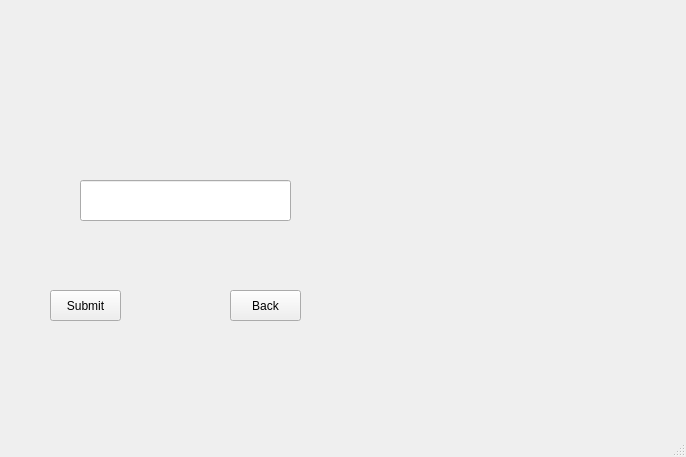
<?xml version="1.0" encoding="UTF-8"?>
<ui version="4.0">
 <class>MainWindow</class>
 <widget class="QMainWindow" name="MainWindow">
  <property name="enabled">
   <bool>true</bool>
  </property>
  <property name="geometry">
   <rect>
    <x>0</x>
    <y>0</y>
    <width>686</width>
    <height>457</height>
   </rect>
  </property>
  <property name="windowTitle">
   <string>MainWindow</string>
  </property>
  <widget class="QWidget" name="centralwidget">
   <widget class="QStackedWidget" name="stackedWidget">
    <property name="geometry">
     <rect>
      <x>-20</x>
      <y>20</y>
      <width>481</width>
      <height>321</height>
     </rect>
    </property>
    <property name="currentIndex">
     <number>3</number>
    </property>
    <widget class="QWidget" name="pageWelcome">
     <widget class="QLabel" name="labelWelcome">
      <property name="geometry">
       <rect>
        <x>50</x>
        <y>0</y>
        <width>411</width>
        <height>171</height>
       </rect>
      </property>
      <property name="text">
       <string/>
      </property>
     </widget>
     <widget class="QPushButton" name="btnExit">
      <property name="geometry">
       <rect>
        <x>80</x>
        <y>210</y>
        <width>81</width>
        <height>41</height>
       </rect>
      </property>
      <property name="text">
       <string>Exit</string>
      </property>
     </widget>
     <widget class="QPushButton" name="btnStart">
      <property name="geometry">
       <rect>
        <x>240</x>
        <y>210</y>
        <width>81</width>
        <height>41</height>
       </rect>
      </property>
      <property name="minimumSize">
       <size>
        <width>71</width>
        <height>41</height>
       </size>
      </property>
      <property name="text">
       <string>Start</string>
      </property>
     </widget>
    </widget>
    <widget class="QWidget" name="pageMainMenu">
     <widget class="QPushButton" name="BtnMainBack">
      <property name="geometry">
       <rect>
        <x>310</x>
        <y>200</y>
        <width>81</width>
        <height>31</height>
       </rect>
      </property>
      <property name="text">
       <string>Back</string>
      </property>
     </widget>
     <widget class="QPushButton" name="btnFormulas">
      <property name="geometry">
       <rect>
        <x>50</x>
        <y>200</y>
        <width>91</width>
        <height>31</height>
       </rect>
      </property>
      <property name="text">
       <string>Formulas</string>
      </property>
     </widget>
     <widget class="QPushButton" name="btnQuestion">
      <property name="geometry">
       <rect>
        <x>170</x>
        <y>200</y>
        <width>81</width>
        <height>31</height>
       </rect>
      </property>
      <property name="text">
       <string>Questions</string>
      </property>
     </widget>
     <widget class="QLabel" name="labelMainMenu">
      <property name="geometry">
       <rect>
        <x>40</x>
        <y>10</y>
        <width>431</width>
        <height>151</height>
       </rect>
      </property>
      <property name="text">
       <string/>
      </property>
     </widget>
    </widget>
    <widget class="QWidget" name="pageTopicSelect">
     <widget class="QLabel" name="labelTopic">
      <property name="geometry">
       <rect>
        <x>30</x>
        <y>10</y>
        <width>531</width>
        <height>121</height>
       </rect>
      </property>
      <property name="text">
       <string/>
      </property>
     </widget>
     <widget class="QPushButton" name="btnTopicBack">
      <property name="geometry">
       <rect>
        <x>400</x>
        <y>150</y>
        <width>71</width>
        <height>31</height>
       </rect>
      </property>
      <property name="text">
       <string>Back</string>
      </property>
     </widget>
     <widget class="QPushButton" name="btnLimitQuestion">
      <property name="geometry">
       <rect>
        <x>100</x>
        <y>150</y>
        <width>71</width>
        <height>31</height>
       </rect>
      </property>
      <property name="text">
       <string>Limit</string>
      </property>
     </widget>
     <widget class="QPushButton" name="btnDerivativeQuestion">
      <property name="geometry">
       <rect>
        <x>300</x>
        <y>150</y>
        <width>81</width>
        <height>31</height>
       </rect>
      </property>
      <property name="text">
       <string>Derivative</string>
      </property>
     </widget>
     <widget class="QPushButton" name="btnIntegralQuestion">
      <property name="geometry">
       <rect>
        <x>200</x>
        <y>150</y>
        <width>81</width>
        <height>31</height>
       </rect>
      </property>
      <property name="text">
       <string>Integral</string>
      </property>
     </widget>
    </widget>
    <widget class="QWidget" name="pageQuestion">
     <widget class="QLabel" name="labelQuestion">
      <property name="geometry">
       <rect>
        <x>30</x>
        <y>10</y>
        <width>591</width>
        <height>91</height>
       </rect>
      </property>
      <property name="text">
       <string/>
      </property>
     </widget>
     <widget class="QLabel" name="label_2">
      <property name="geometry">
       <rect>
        <x>120</x>
        <y>110</y>
        <width>191</width>
        <height>41</height>
       </rect>
      </property>
      <property name="maximumSize">
       <size>
        <width>191</width>
        <height>41</height>
       </size>
      </property>
      <property name="text">
       <string/>
      </property>
      <property name="scaledContents">
       <bool>false</bool>
      </property>
      <property name="wordWrap">
       <bool>true</bool>
      </property>
     </widget>
     <widget class="QLineEdit" name="lineEdit">
      <property name="geometry">
       <rect>
        <x>100</x>
        <y>160</y>
        <width>211</width>
        <height>41</height>
       </rect>
      </property>
     </widget>
     <widget class="QPushButton" name="btnSubmit">
      <property name="geometry">
       <rect>
        <x>70</x>
        <y>270</y>
        <width>71</width>
        <height>31</height>
       </rect>
      </property>
      <property name="text">
       <string>Submit</string>
      </property>
     </widget>
     <widget class="QPushButton" name="btnQuestionBack">
      <property name="geometry">
       <rect>
        <x>250</x>
        <y>270</y>
        <width>71</width>
        <height>31</height>
       </rect>
      </property>
      <property name="text">
       <string>Back</string>
      </property>
     </widget>
    </widget>
    <widget class="QWidget" name="pageFeedback">
     <widget class="QLabel" name="label_3">
      <property name="geometry">
       <rect>
        <x>30</x>
        <y>20</y>
        <width>481</width>
        <height>91</height>
       </rect>
      </property>
      <property name="text">
       <string/>
      </property>
     </widget>
     <widget class="QLabel" name="label_4">
      <property name="geometry">
       <rect>
        <x>40</x>
        <y>110</y>
        <width>441</width>
        <height>61</height>
       </rect>
      </property>
      <property name="text">
       <string/>
      </property>
     </widget>
     <widget class="QPushButton" name="btnNextQuestion">
      <property name="geometry">
       <rect>
        <x>110</x>
        <y>190</y>
        <width>101</width>
        <height>31</height>
       </rect>
      </property>
      <property name="text">
       <string>Next</string>
      </property>
     </widget>
     <widget class="QPushButton" name="btnFeedBackBack">
      <property name="geometry">
       <rect>
        <x>290</x>
        <y>190</y>
        <width>81</width>
        <height>31</height>
       </rect>
      </property>
      <property name="text">
       <string>Back</string>
      </property>
     </widget>
    </widget>
    <widget class="QWidget" name="pageFormulaSelect">
     <widget class="QLabel" name="labelFormulas">
      <property name="geometry">
       <rect>
        <x>40</x>
        <y>30</y>
        <width>431</width>
        <height>91</height>
       </rect>
      </property>
      <property name="text">
       <string/>
      </property>
     </widget>
     <widget class="QPushButton" name="btnDerivativeFormulas">
      <property name="geometry">
       <rect>
        <x>40</x>
        <y>180</y>
        <width>81</width>
        <height>41</height>
       </rect>
      </property>
      <property name="text">
       <string>Derivative</string>
      </property>
     </widget>
     <widget class="QPushButton" name="btnLimitFormulas">
      <property name="geometry">
       <rect>
        <x>130</x>
        <y>180</y>
        <width>81</width>
        <height>41</height>
       </rect>
      </property>
      <property name="text">
       <string>Limit</string>
      </property>
     </widget>
     <widget class="QPushButton" name="btnIntegralFormulas">
      <property name="geometry">
       <rect>
        <x>220</x>
        <y>180</y>
        <width>91</width>
        <height>41</height>
       </rect>
      </property>
      <property name="text">
       <string>Integral</string>
      </property>
     </widget>
     <widget class="QPushButton" name="btnFormulaBack">
      <property name="geometry">
       <rect>
        <x>330</x>
        <y>180</y>
        <width>81</width>
        <height>41</height>
       </rect>
      </property>
      <property name="text">
       <string>Back</string>
      </property>
     </widget>
    </widget>
    <widget class="QWidget" name="pageExitScreen">
     <property name="minimumSize">
      <size>
       <width>911</width>
       <height>0</height>
      </size>
     </property>
     <property name="maximumSize">
      <size>
       <width>911</width>
       <height>16777215</height>
      </size>
     </property>
     <widget class="QTextBrowser" name="FormulaBrowser">
      <property name="geometry">
       <rect>
        <x>30</x>
        <y>10</y>
        <width>256</width>
        <height>192</height>
       </rect>
      </property>
     </widget>
     <widget class="QPushButton" name="btnExitBack">
      <property name="geometry">
       <rect>
        <x>320</x>
        <y>100</y>
        <width>71</width>
        <height>31</height>
       </rect>
      </property>
      <property name="text">
       <string>Back</string>
      </property>
     </widget>
     <widget class="QPushButton" name="btnExitScreen">
      <property name="geometry">
       <rect>
        <x>320</x>
        <y>30</y>
        <width>71</width>
        <height>31</height>
       </rect>
      </property>
      <property name="text">
       <string>Exit</string>
      </property>
     </widget>
    </widget>
   </widget>
  </widget>
  <widget class="QMenuBar" name="menubar">
   <property name="geometry">
    <rect>
     <x>0</x>
     <y>0</y>
     <width>686</width>
     <height>18</height>
    </rect>
   </property>
  </widget>
  <widget class="QStatusBar" name="statusbar"/>
 </widget>
 <resources/>
 <connections/>
</ui>
